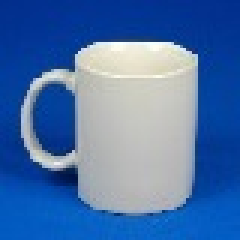
%> input picture Mug.jpg, 80 x 80 px (shown 3 times larger)
$ octave ActiveContour_region.m   (GNU Octave 9; MATLAB toolbox functions it lacks are replaced by stand-ins)
%> lines starting %> are read from the running program, lines starting %| are printed output that depends on the picture; in (x1, y1, x2, y2) boxes, pixels count from 0 and x2, y2 are one past the last pixel; in counts of white or black regions, pixels touching at a corner belong together; the program's own positions count from 1
### sussman.m
%-- level set re-initialization by the sussman method
function D = sussman(D, dt)
  % forward/backward differences
  a = D - shiftR(D); % backward
  b = shiftL(D) - D; % forward
  c = D - shiftD(D); % backward
  d = shiftU(D) - D; % forward

  a_p = a;  a_n = a; % a+ and a-
  b_p = b;  b_n = b;
  c_p = c;  c_n = c;
  d_p = d;  d_n = d;

  a_p(a < 0) = 0;
  a_n(a > 0) = 0;
  b_p(b < 0) = 0;
  b_n(b > 0) = 0;
  c_p(c < 0) = 0;
  c_n(c > 0) = 0;
  d_p(d < 0) = 0;
  d_n(d > 0) = 0;

  dD = zeros(size(D));
  D_neg_ind = find(D < 0);
  D_pos_ind = find(D > 0);
  dD(D_pos_ind) = sqrt(max(a_p(D_pos_ind).^2, b_n(D_pos_ind).^2) ...
                       + max(c_p(D_pos_ind).^2, d_n(D_pos_ind).^2)) - 1;
  dD(D_neg_ind) = sqrt(max(a_n(D_neg_ind).^2, b_p(D_neg_ind).^2) ...
                       + max(c_n(D_neg_ind).^2, d_p(D_neg_ind).^2)) - 1;

  D = D - dt .* sussman_sign(D) .* dD;

%-- whole matrix derivatives
function shift = shiftD(M)
  shift = shiftR(M')';

function shift = shiftL(M)
  shift = [ M(:,2:size(M,2)) M(:,size(M,2)) ];

function shift = shiftR(M)
  shift = [ M(:,1) M(:,1:size(M,2)-1) ];

function shift = shiftU(M)
  shift = shiftL(M')';

function S = sussman_sign(D)
  S = D ./ sqrt(D.^2 + 1);

### mask2psi.m
function psi = mask2psi(mask)
  psi=bwdist(mask)-bwdist(1-mask)+im2double(mask)-.5;
end

### ActiveContour_region.m
clear,clc,close all
I = imread('Mug.jpg');  %-- load the image
%> I is the input picture: size 80x80x3 uint8; mean R, G, B 74.1, 113.5, 169.8
[rowI,colI,layerI] = size(I);
%> rowI = 80; colI = 80; layerI = 3
if (layerI == 3)
    I = rgb2gray(I);
%> I: size 80x80 uint8
end
I = double(I);
%> I: size 80x80 double
init_mask = zeros(size(I,1),size(I,2));          %-- create initial mask
init_mask(38:72,8:72) = 1;
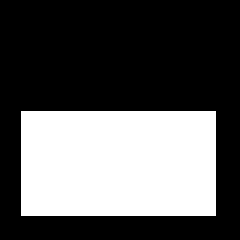
%> init_mask: size 80x80 double (shown 3 times larger); values 0 (black) and 1 (white), 35.5% white; 1 white region, box (x1, y1, x2, y2) and area: (7, 37, 72, 72) 2275
% init_mask(35:47,16:22) = 1;

psi = mask2psi(init_mask);
Energy = zeros(1,120);
contourLength = zeros(1,120);

for its = 1:120   % Note: no automatic convergence test

    idx = find(psi <= 1.2 & psi >= -1.2);  %get the curve's narrow band

    %-- find interior and exterior mean
    upts = find(psi<=0);                 % interior points
    vpts = find(psi>0);                  % exterior points
    u = sum(I(upts))/(length(upts)+eps); % interior mean
    v = sum(I(vpts))/(length(vpts)+eps); % exterior mean

    % Narrow band
    I_hat = I(idx);

    [psi_x,psi_y]=gradient(psi);
    s = sqrt(psi_x.^2+psi_y.^2+eps);

    dpsidt = (u-v).*(I_hat-(u+v)./2).*s(idx);% + 0.1.*s(idx);
    dpsidt = dpsidt./max(abs(dpsidt));
    dt = .45/(max(dpsidt)+eps);
    psi(idx) = psi(idx) - dt.*dpsidt;
    psi = sussman(psi, .5);

    Energy(its) = sum((u-I(upts)).^2) + sum((v-I(vpts)).^2);
    contourLength(its) = length(idx);

    figure(1)
    imshow(I,'initialmagnification',500,'displayrange',[0 255]); hold on;
    contour(psi, [0 0], 'g','LineWidth',4);
    contour(psi, [0 0], 'k','LineWidth',2);
    hold off; title([num2str(its) ' Iterations']); drawnow;
end
%> this loop made 120 passes
%> (u, v, dt) on passes 1 to 12: (134.4, 93.66, 0.45), (134.4, 93.66, 0.45), (137.8, 92.03, 0.45), (138.8, 91.88, 0.45), (139.7, 91.77, 0.45), (140.6, 90.95, 0.45), (142.4, 90.42, 0.45), (143.1, 90.28, 0.45), (143.7, 89.91, 0.45), (144.5, 89.36, 0.45), (145.9, 89.02, 0.45), (147.7, 88.67, 0.45)
%> pass 1, in shiftR, `shift = [ M(:,1) M(:,1:size(M,2)-1) ];`:
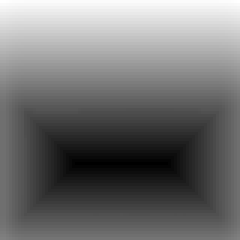
%> shift: size 80x80 single (shown 3 times larger); min -17.5, max 37.16, mean 6.8; drawn with min black and max white
%> pass 1, in sussman, `a = D - shiftR(D);`:
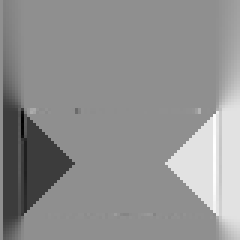
%> a: size 80x80 single (shown 3 times larger); min -1.72, max 1.34, mean 0.00916; drawn with min black and max white
%> pass 1, in sussman, `b = shiftL(D) - D;`:
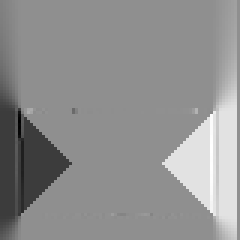
%> b: size 80x80 single (shown 3 times larger); min -1.72, max 1.34, mean 0.00916; mean of the top-left, top-right, bottom-left and bottom-right quarters -0.0574, 0.0698, -0.339, 0.363; drawn with min black and max white
%> pass 1, `title([num2str(its) ' Iterations'])`:
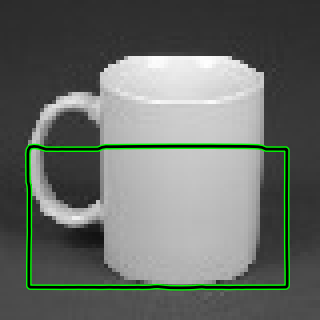
%> figure redrawn from the program's plot data; shown 4 times larger; its title reads '1 Iterations'
%> after the loop:
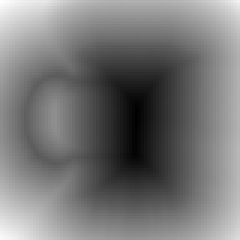
%> psi: size 80x80 single (shown 3 times larger); min -20.25, max 29.21, mean 2.8; drawn with min black and max white
%> after the loop, Energy = 120 values, max 25591905.9 at index 1, min 1883718.8 at index 100, mean 11154687.7; contourLength = 120 values, max 573 at index 86, min 398 at index 2, mean 495
%> after the loop:
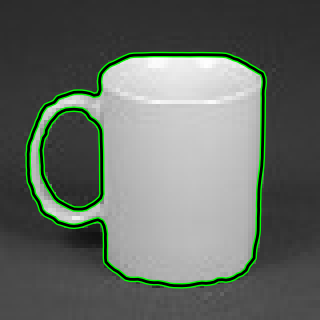
%> figure redrawn from the program's plot data; shown 4 times larger; its title reads '120 Iterations'

% figure(2)
% plot(Energy)
% contourLength
